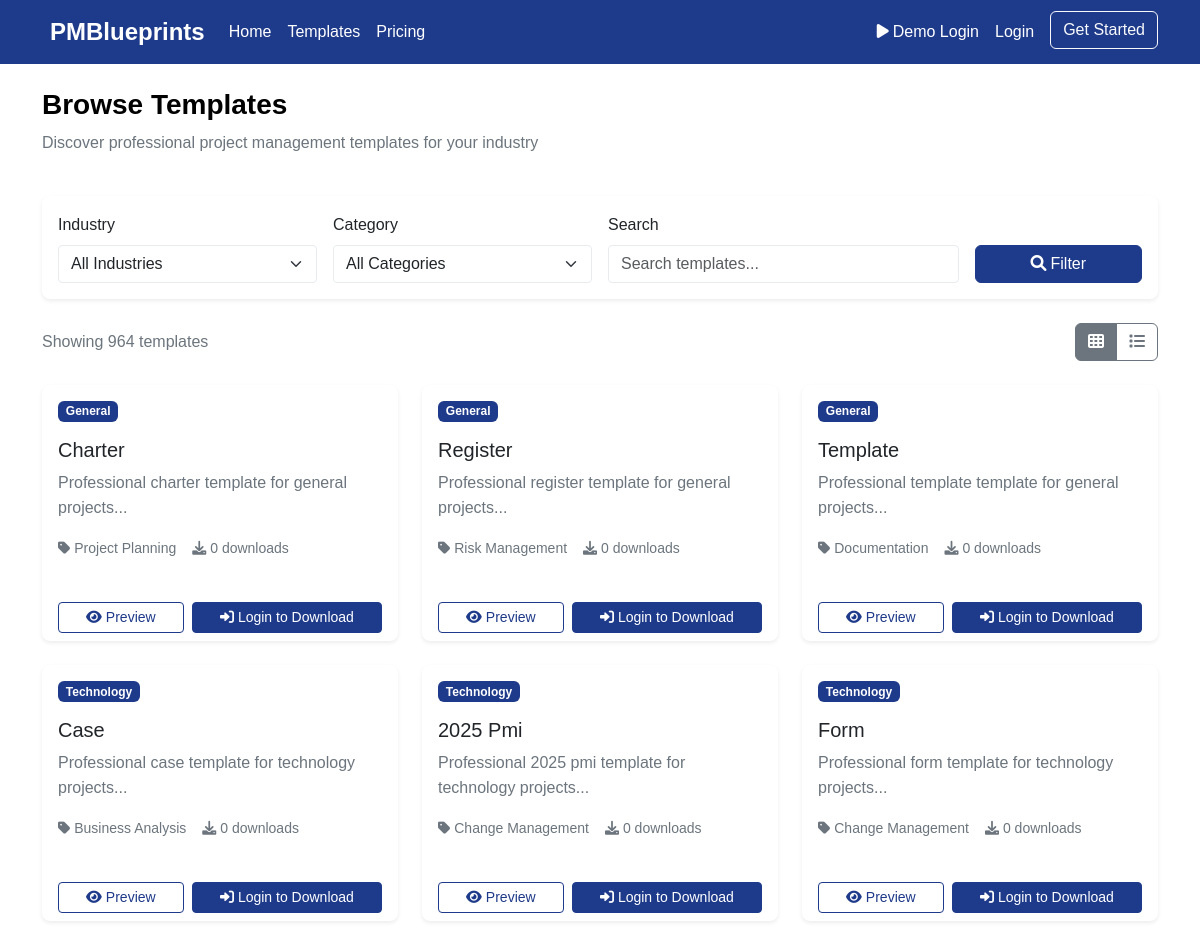
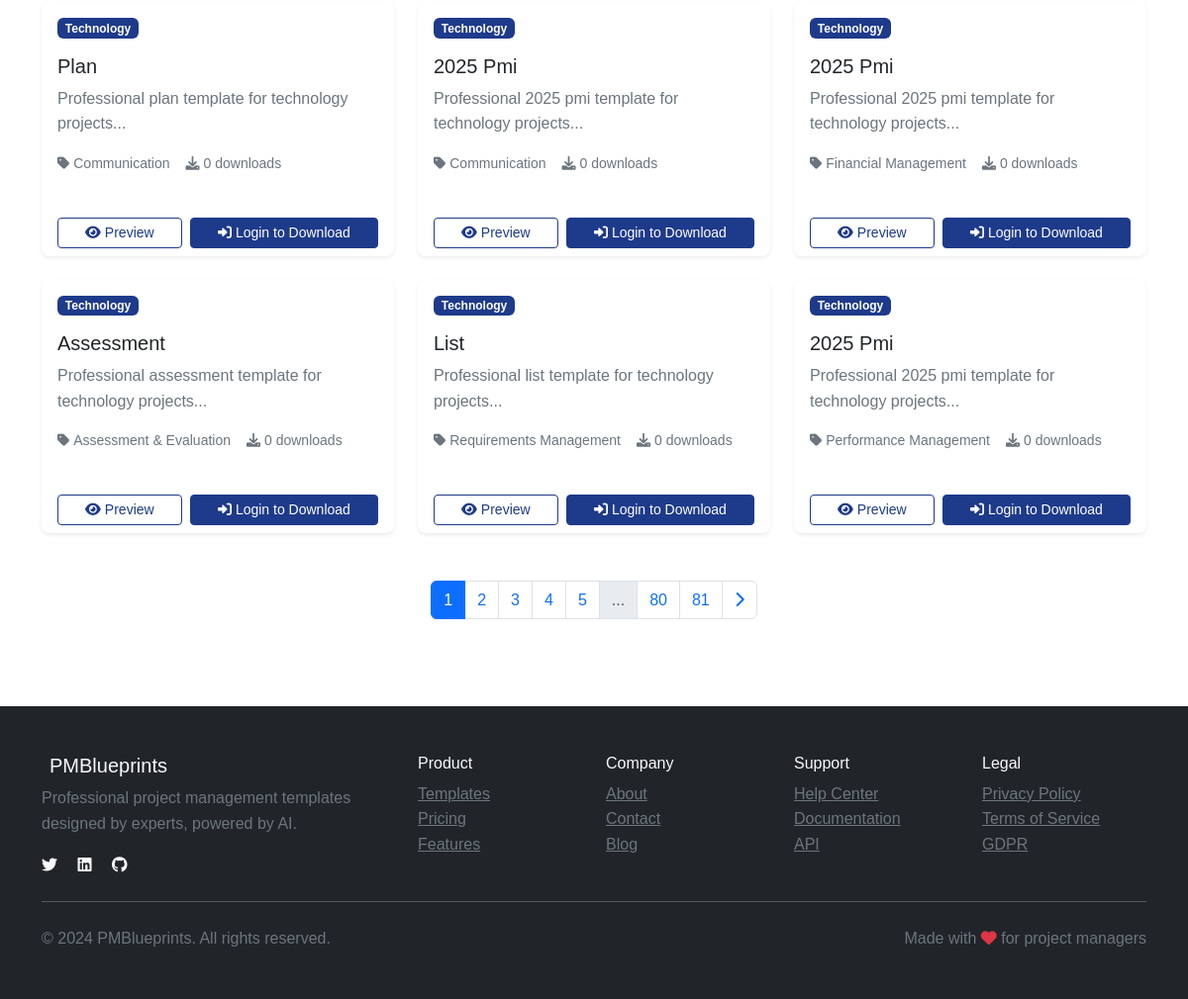
/templates/, run on the app's committed database (2 pictures, top to bottom).
### app.py (models this page shows, shortened)
class Template(db.Model):
    id = db.Column(db.Integer, primary_key=True)
    name = db.Column(db.String(200), nullable=False)
    description = db.Column(db.Text)
    industry = db.Column(db.String(50), nullable=False)
    category = db.Column(db.String(50), nullable=False)
    file_type = db.Column(db.String(10), nullable=False)  # xlsx, docx, pdf
    filename = db.Column(db.String(255), nullable=False)
    file_path = db.Column(db.String(255))
    preview_image = db.Column(db.String(255))
    downloads = db.Column(db.Integer, default=0)
    rating = db.Column(db.Float, default=4.5)
    tags = db.Column(db.Text)
    file_size = db.Column(db.Integer)
    has_formulas = db.Column(db.Boolean, default=False)
    has_fields = db.Column(db.Boolean, default=False)
    created_at = db.Column(db.DateTime, default=datetime.utcnow)
    is_premium = db.Column(db.Boolean, default=False)

### routes/templates.py (the view)
@templates_bp.route('/')
def browse():
    try:
        from app import db, Template, init_db
        try:
            Template.query.count()
        except Exception:
            logger.info("Database not initialized, initializing now...")
            init_db()
        industry = request.args.get('industry')
        category = request.args.get('category')
        search = request.args.get('search', '').strip()
        page = request.args.get('page', 1, type=int)
        per_page = 12
        query = Template.query
        if industry:
            query = query.filter(Template.industry == industry)
        if category:
            query = query.filter(Template.category == category)
        if search:
            search_term = f"%{search}%"
            query = query.filter(Template.name.ilike(search_term) | Template.description.ilike(search_term))
        pagination = query.paginate(page=page, per_page=per_page, error_out=False)
        industries = [row[0] for row in db.session.query(Template.industry).distinct().order_by(Template.industry).all()]
        categories = [row[0] for row in db.session.query(Template.category).distinct().order_by(Template.category).all()]
        return render_template('templates/browse.html',
                             templates=pagination,
                             industries=industries,
                             categories=categories,
                             current_industry=industry,
                             current_category=category,
                             current_search=search)
    except Exception as e:
        logger.error(f"Template browse error: {e}")
        class MockPagination:
            def __init__(self):
                self.items = []
                self.pages = 0
                self.page = 1
                self.per_page = 12
                self.total = 0
                self.has_next = False
                self.has_prev = False
        mock_pagination = MockPagination()
        return render_template('templates/browse.html',
                             templates=mock_pagination,
                             industries=[],
                             categories=[],
                             current_industry=None,
                             current_category=None,
                             current_search='',
                             error_message="Unable to load templates. Please try again later.")

### templates/templates/browse.html (shortened to what this page needs)
{% extends "base.html" %}
{% block content %}
<div class="container py-4">
    <div class="row mb-4">
        <div class="col-12">
            <h1 class="h3 fw-bold">Browse Templates</h1>
            <p class="text-muted">Discover professional project management templates for your industry</p>
        </div>
    </div>
    <div class="row mb-4">
        <div class="col-12">
            <div class="card border-0 shadow-sm">
                <div class="card-body">
                    <form method="GET" id="filterForm">
                        <div class="row g-3">
                            <div class="col-md-3">
                                <label for="industry" class="form-label">Industry</label>
                                <select class="form-select" name="industry" id="industry">
                                    <option value="">All Industries</option>
                                </select>
                            </div>
                            <div class="col-md-3">
                                <label for="category" class="form-label">Category</label>
                                <select class="form-select" name="category" id="category">
                                    <option value="">All Categories</option>
                                </select>
                            </div>
                            <div class="col-md-4">
                                <label for="search" class="form-label">Search</label>
                                <input type="text" class="form-control" name="search" id="search"
                                       value="{{ current_search }}" placeholder="Search templates...">
                            </div>
                            <div class="col-md-2">
                                <label class="form-label">&nbsp;</label>
                                <button type="submit" class="btn btn-primary w-100">
                                    <i class="fas fa-search me-1"></i>Filter
                                </button>
                            </div>
                        </div>
                    </form>
                </div>
            </div>
        </div>
    </div>
    <div class="row mb-4">
        <div class="col-12">
            <div class="d-flex justify-content-between align-items-center">
                <p class="text-muted mb-0">
                    Showing {{ templates.total }} template{{ 's' if templates.total != 1 else '' }}
                </p>
                <div class="btn-group" role="group">
                    <label class="btn btn-outline-secondary" for="grid-view">
                        <i class="fas fa-th"></i>
                    </label>
                    <label class="btn btn-outline-secondary" for="list-view">
                        <i class="fas fa-list"></i>
                    </label>
                </div>
            </div>
        </div>
    </div>
    <div class="row g-4" id="templatesGrid">
        {% for template in templates.items %}
        <div class="col-md-6 col-lg-4">
            <div class="card h-100 border-0 shadow-sm template-card">
                <div class="card-body">
                    <div class="d-flex justify-content-between align-items-start mb-3">
                        <span class="badge bg-primary">{{ template.industry }}</span>
                    </div>
                    <h5 class="card-title">{{ template.name }}</h5>
                    <p class="card-text text-muted">{{ template.description[:100] }}...</p>
                    <div class="template-meta mb-3">
                        <small class="text-muted">
                            <i class="fas fa-tag me-1"></i>{{ template.category }}
                        </small>
                        <br>
                        <small class="text-muted">
                            <i class="fas fa-download me-1"></i>{{ template.downloads }} downloads
                        </small>
                    </div>
                </div>
                <div class="card-footer bg-transparent border-0">
                    <div class="d-flex gap-2">
                        <a href="{{ url_for('templates.detail', template_id=template.id) }}"
                           class="btn btn-outline-primary btn-sm flex-fill">
                            <i class="fas fa-eye me-1"></i>Preview
                        </a>
                        {% if current_user.is_authenticated %}
                        <a href="{{ url_for('templates.download', template_id=template.id) }}"
                           class="btn btn-primary btn-sm flex-fill">
                            <i class="fas fa-download me-1"></i>Download
                        </a>
                        {% else %}
                        <a href="{{ url_for('auth.login') }}"
                           class="btn btn-primary btn-sm flex-fill">
                            <i class="fas fa-sign-in-alt me-1"></i>Login to Download
                        </a>
                        {% endif %}
                    </div>
                </div>
            </div>
        </div>
        {% endfor %}
    </div>
    {% if templates.pages > 1 %}
    <div class="row mt-5">
        <div class="col-12">
            <nav aria-label="Template pagination">
                <ul class="pagination justify-content-center">
                    {% for page_num in templates.iter_pages() %}
                        {% if page_num %}
                            {% if page_num != templates.page %}
                            <li class="page-item">
                                <a class="page-link" href="{{ url_for('templates.browse', page=page_num,
                                   industry=current_industry, category=current_category, search=current_search) }}">
                                    {{ page_num }}
                                </a>
                            </li>
                            {% else %}
                            <li class="page-item active">
                                <span class="page-link">{{ page_num }}</span>
                            </li>
                            {% endif %}
                        {% else %}
                        <li class="page-item disabled">
                            <span class="page-link">...</span>
                        </li>
                        {% endif %}
                    {% endfor %}
                    {% if templates.has_next %}
                    <li class="page-item">
                        <a class="page-link" href="{{ url_for('templates.browse', page=templates.next_num,
                           industry=current_industry, category=current_category, search=current_search) }}">
                            <i class="fas fa-chevron-right"></i>
                        </a>
                    </li>
                    {% endif %}
                </ul>
            </nav>
        </div>
    </div>
    {% endif %}
</div>
{% endblock %}

### templates/base.html (shortened to what this page needs)
<!DOCTYPE html>
<html lang="en">
<head>
    <link href="https://cdn.jsdelivr.net/npm/bootstrap@5.3.0/dist/css/bootstrap.min.css" rel="stylesheet">
    <link href="https://cdnjs.cloudflare.com/ajax/libs/font-awesome/6.0.0/css/all.min.css" rel="stylesheet">
    <link href="{{ url_for('static', filename='css/style.css') }}" rel="stylesheet">
</head>
<body>
    <nav class="navbar navbar-expand-lg navbar-dark bg-primary">
        <div class="container">
            <a class="navbar-brand fw-bold" href="{{ url_for('index') }}">
                PMBlueprints
            </a>
            <div class="collapse navbar-collapse" id="navbarNav">
                <ul class="navbar-nav me-auto">
                    <li class="nav-item">
                        <a class="nav-link" href="{{ url_for('index') }}">Home</a>
                    </li>
                    <li class="nav-item">
                        <a class="nav-link" href="{{ url_for('templates.browse') }}">Templates</a>
                    </li>
                    <li class="nav-item">
                        <a class="nav-link" href="{{ url_for('pricing') }}">Pricing</a>
                    </li>
                </ul>
                <ul class="navbar-nav">
                    {% if current_user.is_authenticated %}
                    <li class="nav-item dropdown">
                        <a class="nav-link dropdown-toggle" href="#" id="navbarDropdown" role="button" data-bs-toggle="dropdown">
                            <i class="fas fa-user me-1"></i>{{ current_user.first_name }}
                        </a>
                        <ul class="dropdown-menu">
                            <li><a class="dropdown-item" href="{{ url_for('auth.profile') }}">
                                <i class="fas fa-user-edit me-2"></i>Profile
                            </a></li>
                            <li><a class="dropdown-item" href="{{ url_for('payment.billing_history') }}">
                                <i class="fas fa-credit-card me-2"></i>Billing
                            </a></li>
                            <li><hr class="dropdown-divider"></li>
                            <li><a class="dropdown-item" href="{{ url_for('auth.logout') }}">
                                <i class="fas fa-sign-out-alt me-2"></i>Logout
                            </a></li>
                        </ul>
                    </li>
                    {% else %}
                    <li class="nav-item">
                        <a class="nav-link" href="{{ url_for('auth.demo_login') }}">
                            <i class="fas fa-play me-1"></i>Demo Login
                        </a>
                    </li>
                    <li class="nav-item">
                        <a class="nav-link" href="{{ url_for('auth.login') }}">Login</a>
                    </li>
                    <li class="nav-item">
                        <a class="btn btn-outline-light ms-2" href="{{ url_for('auth.register') }}">Get Started</a>
                    </li>
                    {% endif %}
                </ul>
            </div>
        </div>
    </nav>
    <main>
        {% block content %}{% endblock %}
    </main>
    <footer class="bg-dark text-light py-5 mt-5">
        <div class="container">
            <div class="row">
                <div class="col-md-4">
                    <h5>PMBlueprints</h5>
                    <p class="text-muted">Professional project management templates designed by experts, powered by AI.</p>
                    <div class="social-links">
                        <a href="#" class="text-light me-3"><i class="fab fa-twitter"></i></a>
                        <a href="#" class="text-light me-3"><i class="fab fa-linkedin"></i></a>
                        <a href="#" class="text-light me-3"><i class="fab fa-github"></i></a>
                    </div>
                </div>
                <div class="col-md-2">
                    <h6>Product</h6>
                    <ul class="list-unstyled">
                        <li><a href="{{ url_for('templates.browse') }}" class="text-muted">Templates</a></li>
                        <li><a href="{{ url_for('pricing') }}" class="text-muted">Pricing</a></li>
                        <li><a href="#" class="text-muted">Features</a></li>
                    </ul>
                </div>
                <div class="col-md-2">
                    <h6>Company</h6>
                    <ul class="list-unstyled">
                        <li><a href="{{ url_for('about') }}" class="text-muted">About</a></li>
                        <li><a href="{{ url_for('contact') }}" class="text-muted">Contact</a></li>
                        <li><a href="#" class="text-muted">Blog</a></li>
                    </ul>
                </div>
                <div class="col-md-2">
                    <h6>Support</h6>
                    <ul class="list-unstyled">
                        <li><a href="#" class="text-muted">Help Center</a></li>
                        <li><a href="#" class="text-muted">Documentation</a></li>
                        <li><a href="#" class="text-muted">API</a></li>
                    </ul>
                </div>
                <div class="col-md-2">
                    <h6>Legal</h6>
                    <ul class="list-unstyled">
                        <li><a href="#" class="text-muted">Privacy Policy</a></li>
                        <li><a href="#" class="text-muted">Terms of Service</a></li>
                        <li><a href="#" class="text-muted">GDPR</a></li>
                    </ul>
                </div>
            </div>
            <hr class="my-4">
            <div class="row align-items-center">
                <div class="col-md-6">
                    <p class="text-muted mb-0">&copy; 2024 PMBlueprints. All rights reserved.</p>
                </div>
                <div class="col-md-6 text-end">
                    <p class="text-muted mb-0">Made with <i class="fas fa-heart text-danger"></i> for project managers</p>
                </div>
            </div>
        </div>
    </footer>
</body>
</html>

### data on the page
Template: industry "General", name "Charter", description "Professional charter template for general projects", category "Project Planning", downloads "0"
Template: industry "General", name "Register", description "Professional register template for general projects", category "Risk Management", downloads "0"
Template: industry "General", name "Template", description "Professional template template for general projects", category "Documentation", downloads "0"
Template: industry "Technology", name "Case", description "Professional case template for technology projects", category "Business Analysis", downloads "0"
Template: industry "Technology", name "2025 Pmi", description "Professional 2025 pmi template for technology projects", category "Change Management", downloads "0"
Template: industry "Technology", name "Form", description "Professional form template for technology projects", category "Change Management", downloads "0"
Template: industry "Technology", name "Plan", description "Professional plan template for technology projects", category "Communication", downloads "0"
Template: industry "Technology", name "2025 Pmi", description "Professional 2025 pmi template for technology projects", category "Communication", downloads "0"
Template: industry "Technology", name "2025 Pmi", description "Professional 2025 pmi template for technology projects", category "Financial Management", downloads "0"
Template: industry "Technology", name "Assessment", description "Professional assessment template for technology projects", category "Assessment & Evaluation", downloads "0"
Template: industry "Technology", name "List", description "Professional list template for technology projects", category "Requirements Management", downloads "0"
Template: industry "Technology", name "2025 Pmi", description "Professional 2025 pmi template for technology projects", category "Performance Management", downloads "0"

### other printed values
{{ templates.total }} "964"
{{ 's' if templates.total != 1 else '' }} "s"
{{ page_num }} "1"
{{ page_num }} "2" "3" "4" "5" "80" "81"
